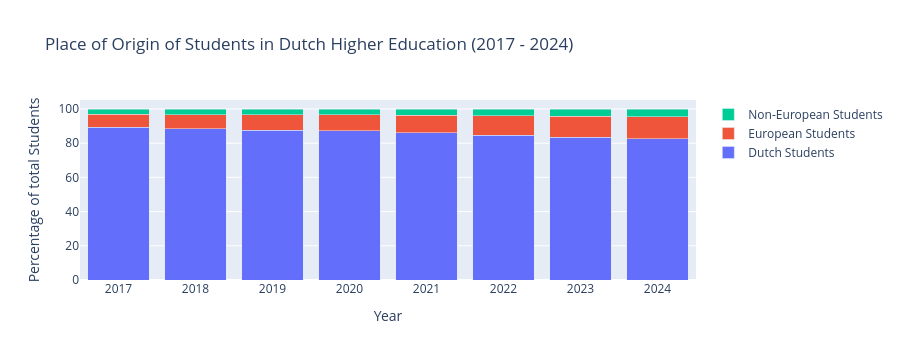

Source (notebook cell):
### Markdown cell above
#### Increased Cultural Diversity
The growing number of international students at Dutch universities significantly contributes to cultural diversity within higher education. These students bring with them a wide range of perspectives, languages, customs, and ways of thinking, enriching the learning environment. This fosters intercultural understanding and helps both Dutch and international students develop the skills needed to collaborate effectively in an increasingly globalized world.

In addition, this diversity enhances knowledge exchange on both content and methodological levels. Due to their different academic backgrounds and approaches, international students introduce new insights into teaching and research. Universities benefit from this through group work, classroom discussions, and collaborative international research projects that integrate knowledge from multiple countries. As noted by Nuffic (2023), internationalization strengthens the quality of education and supports the development of global citizenship skills.

Moreover, the rise in international student numbers encourages institutions to design curricula and teaching methods that are more inclusive and internationally oriented. This includes the expansion of English-taught programs, the integration of intercultural training modules, and participation in international accreditation processes. These developments not only increase the appeal of Dutch universities but also strengthen their position in international rankings (OECD, 2024; Universities of the Netherlands, n.d.).

### Code cell
jaren2 = [2017, 2018, 2019, 2020, 2021,2022, 2023,2024]

Totaal = {jaar: student_realisatie[(student_realisatie['jaar'] == jaar)]['ingeschrevenen_HO'].sum() for jaar in jaren2}
print(Totaal)

#each list comprehension creates a list of the percentage of certain groups of students
totaal_NL = [(student_realisatie[(student_realisatie['jaar'] == jaar) & (student_realisatie['herkomst'] == 'NL')]['ingeschrevenen_HO'].sum() / Totaal[jaar]) * 100 for jaar in jaren2]
totaal_EER = [(student_realisatie[(student_realisatie['jaar'] == jaar) & (student_realisatie['herkomst'] == 'EER')]['ingeschrevenen_HO'].sum() / Totaal[jaar]) * 100 for jaar in jaren2]
totaal_niet_EER = [(student_realisatie[(student_realisatie['jaar'] == jaar) & (student_realisatie['herkomst'] == 'niet-EER')]['ingeschrevenen_HO'].sum() / Totaal[jaar]) * 100 for jaar in jaren2]



fig2 = go.Figure(data=[
    go.Bar(name='Dutch Students', x=jaren2, y=totaal_NL),
    go.Bar(name='European Students', x=jaren2, y=totaal_EER),
    go.Bar(name='Non-European Students', x=jaren2, y=totaal_niet_EER),
    
])

fig2.update_layout(barmode='stack', title='Place of Origin of Students in Dutch Higher Education (2017 - 2024)', height = 600, xaxis_title="Year",
    yaxis_title="Percentage of total Students")
fig2.show()

### Figure 1 — Plotly figure (JSON) as saved in the notebook; plotly's stock layout.template omitted (floating-point values rounded to 4 significant figures)
{"data": [{"name": "Dutch Students", "type": "bar", "visible": true, "x": [2017, 2018, 2019, 2020, 2021, 2022, 2023, 2024], "y": [89.39, 88.5, 87.71, 87.27, 86.03, 84.79, 83.59, 82.75]}, {"name": "European Students", "type": "bar", "x": [2017, 2018, 2019, 2020, 2021, 2022, 2023, 2024], "y": [7.618, 8.254, 8.845, 9.284, 10.37, 11.28, 12.06, 12.58]}, {"name": "Non-European Students", "type": "bar", "visible": true, "x": [2017, 2018, 2019, 2020, 2021, 2022, 2023, 2024], "y": [2.99, 3.243, 3.446, 3.449, 3.594, 3.936, 4.356, 4.673]}], "layout": {"autosize": true, "barmode": "stack", "height": 360, "title": {"text": "Place of Origin of Students in Dutch Higher Education (2017 - 2024)"}, "xaxis": {"autorange": true, "range": [2016.0, 2024.0], "title": {"text": "Year"}, "type": "linear"}, "yaxis": {"autorange": true, "range": [0, 105.3], "title": {"text": "Percentage of total Students"}, "type": "linear"}}}
